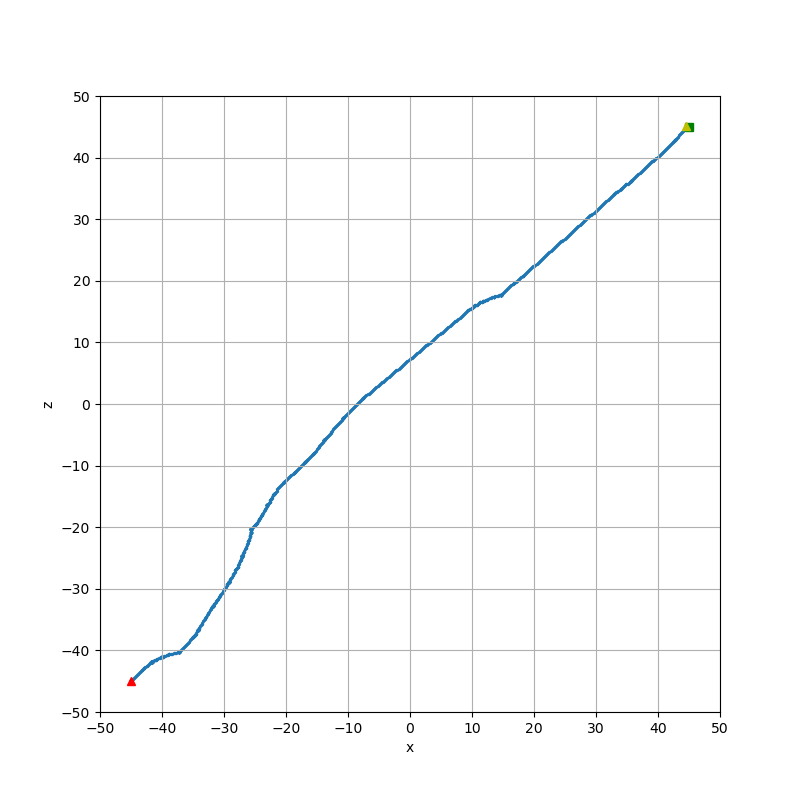
#> input picture navigation-algorithms/air-algorithm/weighted-average/logs/linear/dense/seed6/traj-map6.png, 800 x 800 px, given in place of collision-evaded0.jpg, which was not available
$ python regions-0.py
#> lines starting #> are read from the running program, lines starting #| are printed output that depends on the picture; long printed decimals are rounded; pictures that were not available may be replaced by others from this repository, and a replacement may not be noted
import cv2
import numpy as np
import glob
import os
import sys
import time
from scipy.stats import norm

def weightedMat(rows, columns, weights):
	weighted_mat = np.zeros((rows,columns))
	for x in range(0,rows):
		for y in range(0,columns):
			weighted_mat[x][y] = weights[x]
	return weighted_mat

# [4 lines of commented-out code are left out]
imagename = "/home/matt-ip/Desktop/logs/collision-evaded0.jpg"
#print(imagename)
img = cv2.imread(imagename, 0) # 0 params, for grey image; 600x800 image
#> img: shape (800, 800); min 0, max 255, mean 251.1
rows, cols = img.shape[:2]  # image height and width
#> rows = 800; cols = 800
#print(img)  # all image pixels value in array
#print(img[10, 10])  # one pixel value in 10,10 coordinate

print(cols)
#| 800

left_reg = img[0:rows, 0:266]
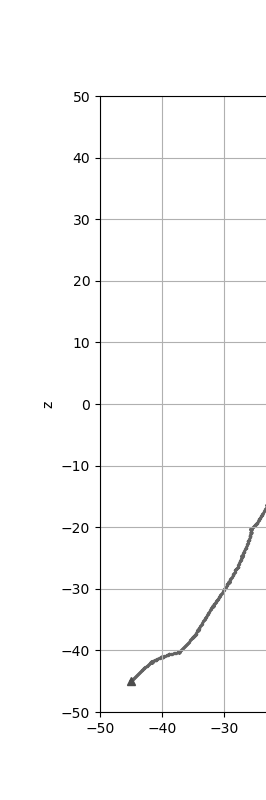
#> left_reg: shape (800, 266); min 0, max 255, mean 250.9
#cv2.imwrite("/home/matt-ip/Desktop/auto-forest-nav/img-tiles/img-left.jpg", left_reg)
#print(left_reg)

right_reg = img[0:rows, 534:cols]
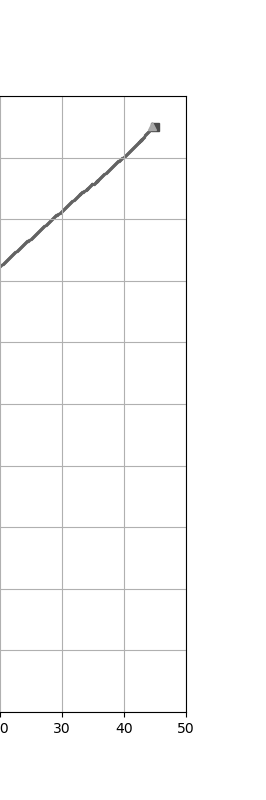
#> right_reg: shape (800, 266); min 0, max 255, mean 251.4
#cv2.imwrite("/home/matt-ip/Desktop/auto-forest-nav/img-tiles/img-right.jpg", right_reg)

mid_reg = img[0:rows, 266:534]
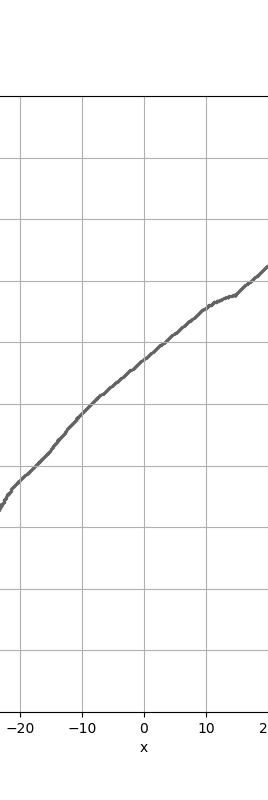
#> mid_reg: shape (800, 268); min 0, max 255, mean 251
#cv2.imwrite("/home/matt-ip/Desktop/auto-forest-nav/img-tiles/img-mid.jpg", mid_reg)


left_mean, right_mean, mid_mean = np.mean(left_reg), np.mean(right_reg), np.mean(mid_reg)
#> left_mean = 250.9; right_mean = 251.4; mid_mean = 251

reg_mean_arr = [left_mean, mid_mean, right_mean]
#> reg_mean_arr = [250.9, 251, 251.4]

least_obs = np.argmin(reg_mean_arr)
#> least_obs = 0

print("Left: " + str(left_mean) + ", Mid: " + str(mid_mean) + ", Right: " + str(right_mean))
#| Left: 250.876, Mid: 251.038, Right: 251.405
print(least_obs)
#| 0

#if least_obs == 0:

weight_scale_arr = ["normal distribution", "linear", "logarithmic"]
weight_scale = weight_scale_arr[0]

row_indices = np.arange(1,601,1)
weights = []

if weight_scale == "normal distribution":
	pdf = norm.pdf(row_indices, loc=300.5, scale=60)
	for k in pdf:
		weights.append(k/max(pdf))

elif weight_scale == "linear":
	for l in row_indices:
		weights.append(l/600)

elif weight_scale == "logarithmic":
	base = 2
	for m in row_indices:
		weights.append((base**(int(m)-1))/(base**599))

weighted_mat_lr = weightedMat(600, 266, weights)
weighted_mat_mid = weightedMat(600, 268, weights)
weighted_mat_half = weightedMat(600, 400, weights)

"""
weighted_mat_lr = np.zeros((rows,266))

for x in range(0,rows):
	for y in range(0,266):
		weighted_mat_lr[x][y] = x+1

weighted_mat_mid = np.zeros((rows,268))

for x in range(0,rows):
	for y in range(0,268):
		weighted_mat_mid[x][y] = x+1
"""

print(weighted_mat_lr)
print(weighted_mat_lr.shape)
print(left_reg.shape)
#| (800, 266)

#> (the run stopped early here; a loop or call above may not have finished)
